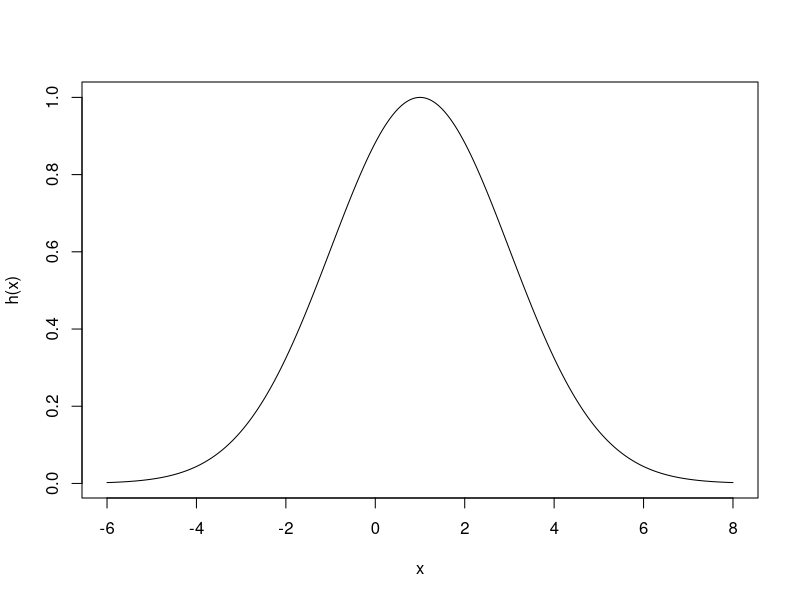

R code for this plot:
## ---- chunk 1
#| label: silly
#| echo: false
#| fig-align: center
m = 1
s = 2
x_vals <- seq(-6, 8, length.out = 500)
y_vals <- exp(-0.5 * ((x_vals - m) / s)^2)
plot(x_vals, y_vals, type = "l", xlab = "x", ylab = "h(x)")
